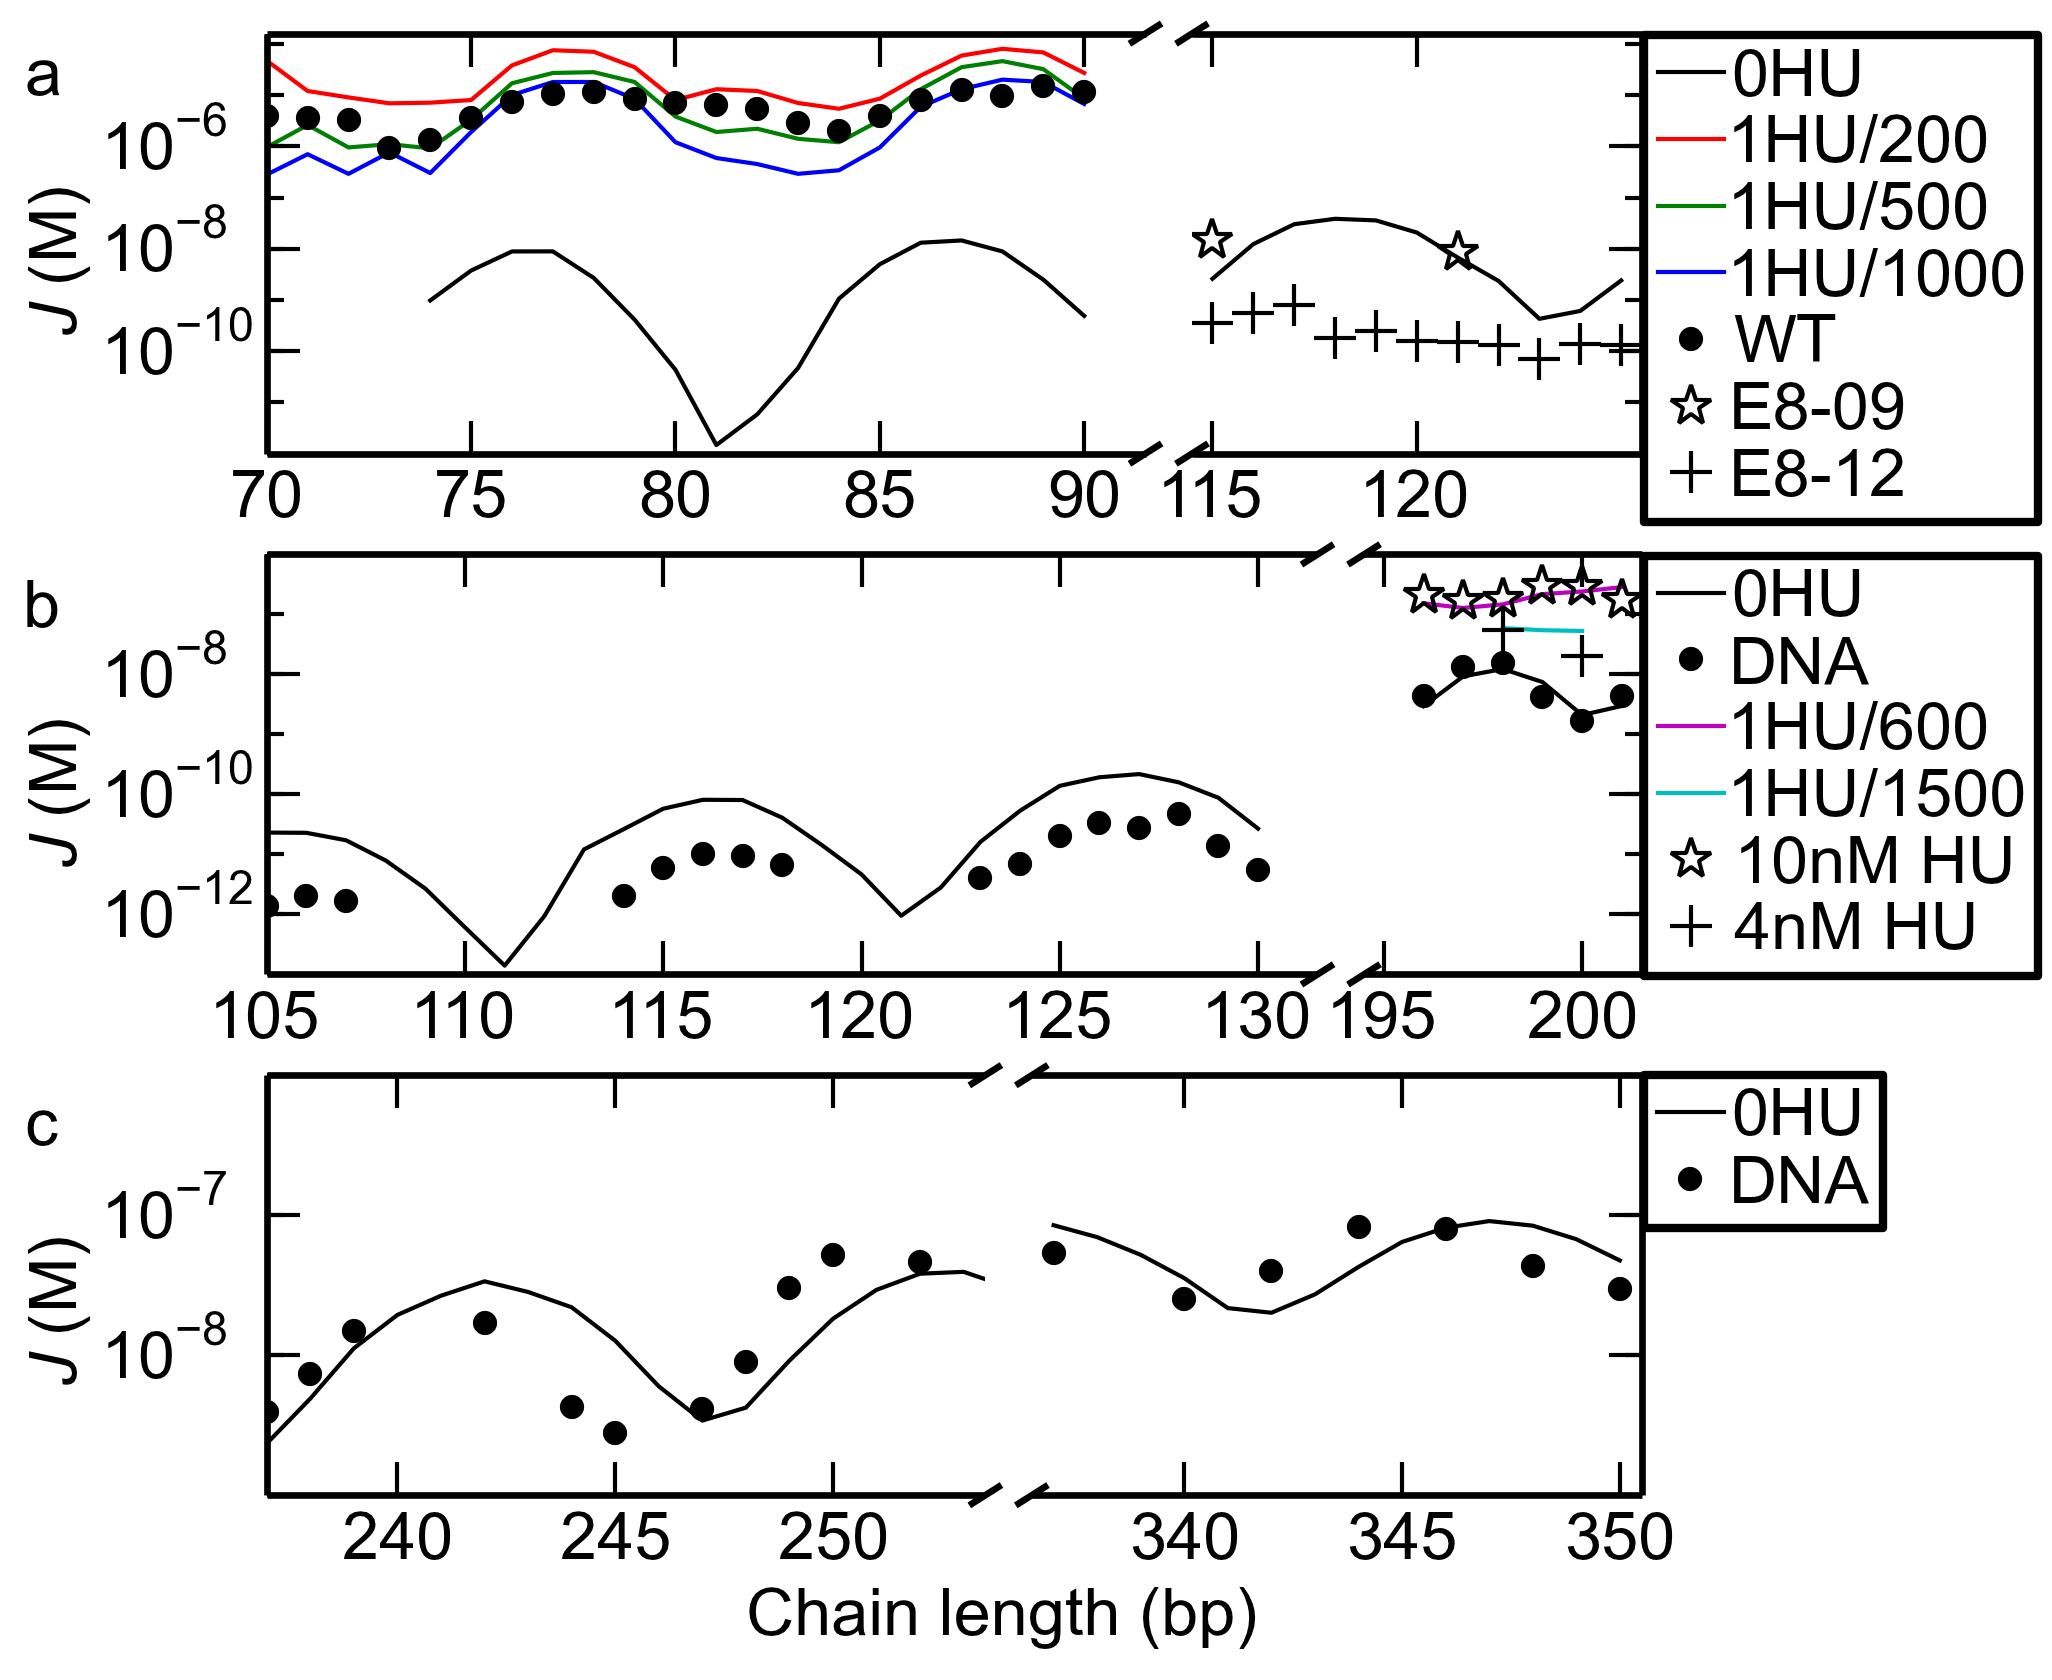

Generate this figure with Python:
# -*- coding: utf-8 -*-
import numpy as np
import pandas as pd
import csv
from matplotlib.pyplot import *
import matplotlib.colors as colors
import matplotlib.gridspec as gridspec

fig=figure(figsize=(3.42,2.8),dpi=600) #is in control
#fig={'figsize':(3.42,5),'dpi':600} #is not in control
font = {'family':'Arial','weight':'normal','size':7} #family is in control for axis labels, size is in control for tick labels only
rc('font', **font)
#rc('figure',**fig)

rcParams.update({'font.size': 8,
			     'backend': 'pdf',
			     'axes.labelsize':  8,
			     'text.fontsize':   8,
			     'legend.fontsize': 8,
			     'xtick.labelsize': 8,
			     'ytick.major.pad': 2,
			     'xtick.major.pad': 2,
			     'ytick.labelsize': 8,
'axes.linewidth': .8,
			     'lines.linewidth': .1,
			     'mathtext.fontset': 'custom',
			     'mathtext.default': "regular",
			     'mathtext.rm': "Arial",
			     'mathtext.it': "Arial:italic",
			     'font.sans-serif': "Arial",
			     'font.family': "Arial",
			     'font.style': 'normal',
			     'text.usetex': False,
			     'savefig.dpi': 600,
			     'figure.dpi': 600})
ax1lim=[70,91.5]
bx1lim=[114.5,125.5]
ax1limratio=float(ax1lim[1]-ax1lim[0])/(bx1lim[1]-bx1lim[0]+ax1lim[1]-ax1lim[0])
bx1limratio=float(bx1lim[1]-bx1lim[0])/(bx1lim[1]-bx1lim[0]+ax1lim[1]-ax1lim[0])
gs1 = gridspec.GridSpec(1,2,width_ratios=[ax1limratio,bx1limratio])
gs1.update(left=0.13, right=0.8,top=0.98, bottom=0.73, wspace=0.07,hspace=0.02)
ax1=subplot(gs1[:,0])
bx1=subplot(gs1[:,1])
ax1.set_xlim(ax1lim)
bx1.set_xlim(bx1lim)
ax1.spines['right'].set_visible(False)
bx1.spines['left'].set_visible(False)
ax1.yaxis.tick_left()
bx1.yaxis.tick_right()
ax1.set_yticklabels(ax1.get_yticks(), ha = 'left')
yax = ax1.get_yaxis()
yax.set_tick_params(pad=20)
ax1.set_yscale('log',subsy=[])
bx1.set_yscale('log',subsy=[])
majorLocator   = MultipleLocator(5)
majorFormatter = FormatStrFormatter('%d')
bx1.xaxis.set_major_locator(majorLocator)
bx1.xaxis.set_major_formatter(majorFormatter)
#ax1.get_yaxis().set_major_formatter(matplotlib.ticker.LogFormatter(base=10**2))
#ax1.get_yaxis().set_major_locator(matplotlib.ticker.LogLocator(base=10**2))
#bx1.get_yaxis().set_major_formatter(matplotlib.ticker.LogFormatter(base=10**2))
#bx1.get_yaxis().set_major_locator(matplotlib.ticker.LogLocator(base=10**2))
ax1.set_yticks([1e-10,1e-8,1e-6])
bx1.set_yticks([1e-10,1e-8,1e-6])
ax1.set_xticks([70,75,80,85,90])
bx1.set_xticks([115,120])
ax1.set_ylim((pow(10,-12),pow(10,-3.8)))
setp(bx1.get_yticklabels(),visible=False)


ax2lim=[105,131.5]
bx2lim=[194.5,201.5]
ax2limratio=float(ax2lim[1]-ax2lim[0])/(bx2lim[1]-bx2lim[0]+ax2lim[1]-ax2lim[0])
bx2limratio=float(bx2lim[1]-bx2lim[0])/(bx2lim[1]-bx2lim[0]+ax2lim[1]-ax2lim[0])
gs2 = gridspec.GridSpec(1,2,width_ratios=[ax2limratio,bx2limratio])
gs2.update(left=0.13, right=0.8,top=0.67, bottom=0.42, wspace=0.07,hspace=0.02)
ax2=subplot(gs2[:,0])
bx2=subplot(gs2[:,1])
ax2.set_xlim(ax2lim)
bx2.set_xlim(bx2lim)
ax2.spines['right'].set_visible(False)
bx2.spines['left'].set_visible(False)
ax2.yaxis.tick_left()
bx2.yaxis.tick_right()
ax2.set_yticklabels(ax1.get_yticks(), ha = 'left')
yax = ax2.get_yaxis()
yax.set_tick_params(pad=20)
ax2.set_yscale('log',subsy=[])
bx2.set_yscale('log',subsy=[])
majorLocator   = MultipleLocator(5)
majorFormatter = FormatStrFormatter('%d')
bx2.xaxis.set_major_locator(majorLocator)
bx2.xaxis.set_major_formatter(majorFormatter)
#ax2.get_yaxis().set_major_formatter(matplotlib.ticker.LogFormatter(base=10**2))
#ax2.get_yaxis().set_major_locator(matplotlib.ticker.LogLocator(base=10**2))
#bx2.get_yaxis().set_major_formatter(matplotlib.ticker.LogFormatter(base=10**2))
#bx2.get_yaxis().set_major_locator(matplotlib.ticker.LogLocator(base=10**2))
ax2.set_ylim((1e-13,1e-6))
ax2.set_yticks([1e-12,1e-10,1e-8])
bx2.set_yticks([1e-12,1e-10,1e-8])
setp(bx2.get_yticklabels(),visible=False)


ax3lim=[237,253.5]
bx3lim=[336.5,350.5]
ax3limratio=float(ax3lim[1]-ax3lim[0])/(bx3lim[1]-bx3lim[0]+ax3lim[1]-ax3lim[0])
bx3limratio=float(bx3lim[1]-bx3lim[0])/(bx3lim[1]-bx3lim[0]+ax3lim[1]-ax3lim[0])
gs3 = gridspec.GridSpec(1,2,width_ratios=[ax3limratio,bx3limratio])
gs3.update(left=0.13, right=0.8,top=0.36, bottom=0.11, wspace=0.07,hspace=0.02)
ax3=subplot(gs3[:,0])
bx3=subplot(gs3[:,1])
ax3.set_xlim(ax3lim)
bx3.set_xlim(bx3lim)
ax3.spines['right'].set_visible(False)
bx3.spines['left'].set_visible(False)
ax3.yaxis.tick_left()
bx3.yaxis.tick_right()
ax3.set_yticklabels(ax1.get_yticks(), ha = 'left')
yax = ax3.get_yaxis()
yax.set_tick_params(pad=20)
ax3.set_yscale('log',subsy=[])
bx3.set_yscale('log',subsy=[])
majorLocator   = MultipleLocator(5)
majorFormatter = FormatStrFormatter('%d')
ax3.xaxis.set_major_locator(majorLocator)
ax3.xaxis.set_major_formatter(majorFormatter)
majorLocator   = MultipleLocator(5)
majorFormatter = FormatStrFormatter('%d')
bx3.xaxis.set_major_locator(majorLocator)
bx3.xaxis.set_major_formatter(majorFormatter)
#ax3.get_yaxis().set_major_formatter(matplotlib.ticker.LogFormatter(base=10**1))
#ax3.get_yaxis().set_major_locator(matplotlib.ticker.LogLocator(base=10**1))
#bx3.get_yaxis().set_major_formatter(matplotlib.ticker.LogFormatter(base=10**1))
#bx3.get_yaxis().set_major_locator(matplotlib.ticker.LogLocator(base=10**1))
ax3.set_yticks([1e-8,1e-7])
bx3.set_yticks([1e-8,1e-7])
ax3.set_ylim((1e-9,1e-6))
setp(bx3.get_yticklabels(),visible=False)


file1="C:\Users\honey66clover\Desktop\Weijuan\DNA\HU\sample pictures2\s8\\file1.csv" 
df1=pd.read_table(file1,sep=',')
x1=df1['bp']
HU0=df1['0HU']
HU200=df1['1HU/200']
HU500=df1['1HU/500']
HU1000=df1['1HU/1000']
wt=df1['WT']
TPM_09=df1['TPM_09']
TPM_12=df1['TPM_12']
ax1HU0,=ax1.plot(x1,HU0,'k',linewidth=0.5)
ax1HU200,=ax1.plot(x1,HU200,'r',linewidth=0.5)
ax1HU500,=ax1.plot(x1,HU500,'g',linewidth=0.5)
ax1HU1000,=ax1.plot(x1,HU1000,'b',linewidth=0.5)
ax1wt,=ax1.plot(x1,wt,'k.',markersize=5)
bx1HU0,=bx1.plot(x1,HU0,'k',linewidth=0.5)
bx1TPM_09,=bx1.plot(x1,TPM_09,'k*',fillstyle='none',markersize=5)
bx1TPM_12,=bx1.plot(x1,TPM_12,'k+',markersize=5)
kwargs = dict(color='k', clip_on=False,linewidth=0.8)
ylim = ax1.get_ylim()
dy=(ylim[1]/ylim[0])**0.02
dx=.01*(ax1lim[1]-ax1lim[0])/ax1limratio
ax1.plot((ax1lim[1]-dx,ax1lim[1]+dx),(ylim[0]/dy,ylim[0]*dy), **kwargs)
ax1.plot((ax1lim[1]-dx,ax1lim[1]+dx), (ylim[1]/dy,ylim[1]*dy), **kwargs)
dx=.01*(bx1lim[1]-bx1lim[0])/bx1limratio
bx1.plot((bx1lim[0]-dx,bx1lim[0]+dx),(ylim[0]/dy,ylim[0]*dy), **kwargs)
bx1.plot((bx1lim[0]-dx,bx1lim[0]+dx), (ylim[1]/dy,ylim[1]*dy), **kwargs)
ax1.set_ylim(ylim)
bx1.set_ylim(ylim)

file2="C:\Users\honey66clover\Desktop\Weijuan\DNA\HU\sample pictures2\s8\\file2.csv" 
df2=pd.read_table(file2,sep=',')
x2=df2['bp']
HU0=df2['0HU']
DNA=df2['DNA']
HU600=df2['1HU/600bp']
HU1500=df2['1HU/1500bp']
HU10nM=df2['10 nM HU']
HU4nM=df2['4 nM HU']
ax2HU0,=ax2.plot(x2,HU0,'k',linewidth=0.5)
ax2DNA,=ax2.plot(x2,DNA,'k.',markersize=5)
bx2HU0,=bx2.plot(x2,HU0,'k',linewidth=0.5)
bx2HU600,=bx2.plot(x2,HU600,'m',linewidth=0.5)
bx2HU1500,=bx2.plot(x2,HU1500,'c',linewidth=0.5)
bx2DNA,=bx2.plot(x2,DNA,'k.',markersize=5)
bx2HU10nM,=bx2.plot(x2,HU10nM,'k*',fillstyle='none',markersize=5)
bx2HU4nM,=bx2.plot(x2,HU4nM,'k+',fillstyle='none',markersize=5)
kwargs = dict(color='k', clip_on=False,linewidth=0.8)
ylim = ax2.get_ylim()
dy=(ylim[1]/ylim[0])**0.02
dx=.01*(ax2lim[1]-ax2lim[0])/ax2limratio
ax2.plot((ax2lim[1]-dx,ax2lim[1]+dx),(ylim[0]/dy,ylim[0]*dy), **kwargs)
ax2.plot((ax2lim[1]-dx,ax2lim[1]+dx), (ylim[1]/dy,ylim[1]*dy), **kwargs)
dx=.01*(bx2lim[1]-bx2lim[0])/bx2limratio
bx2.plot((bx2lim[0]-dx,bx2lim[0]+dx),(ylim[0]/dy,ylim[0]*dy), **kwargs)
bx2.plot((bx2lim[0]-dx,bx2lim[0]+dx), (ylim[1]/dy,ylim[1]*dy), **kwargs)
ax2.set_ylim(ylim)
bx2.set_ylim(ylim)

file3="C:\Users\honey66clover\Desktop\Weijuan\DNA\HU\sample pictures2\s8\\file3.csv" 
df3=pd.read_table(file3,sep=',')
x3=df3['bp']
HU0=df3['0HU']
DNA=df3['DNA']
ax3HU0,=ax3.plot(x3,HU0,'k',linewidth=0.5)
ax3DNA,=ax3.plot(x3,DNA,'k.',markersize=5)
bx3HU0,=bx3.plot(x3,HU0,'k',linewidth=0.5)
bx3DNA,=bx3.plot(x3,DNA,'k.',markersize=5)
kwargs = dict(color='k', clip_on=False,linewidth=0.8)
ylim = ax3.get_ylim()
dy=(ylim[1]/ylim[0])**0.02
dx=.01*(ax3lim[1]-ax3lim[0])/ax3limratio
ax3.plot((ax3lim[1]-dx,ax3lim[1]+dx),(ylim[0]/dy,ylim[0]*dy), **kwargs)
ax3.plot((ax3lim[1]-dx,ax3lim[1]+dx), (ylim[1]/dy,ylim[1]*dy), **kwargs)
dx=.01*(bx3lim[1]-bx3lim[0])/bx3limratio
bx3.plot((bx3lim[0]-dx,bx3lim[0]+dx),(ylim[0]/dy,ylim[0]*dy), **kwargs)
bx3.plot((bx3lim[0]-dx,bx3lim[0]+dx), (ylim[1]/dy,ylim[1]*dy), **kwargs)
ax3.set_ylim(ylim)
bx3.set_ylim(ylim)

ax1.legend((ax1HU0,ax1HU200,ax1HU500,ax1HU1000,ax1wt,bx1TPM_09,bx1TPM_12),('0HU','1HU/200','1HU/500','1HU/1000','WT','E8-09','E8-12'),bbox_to_anchor=(2.053, 1.075),borderpad=0.2,labelspacing=0.1,handlelength=1.,handletextpad=0.15,numpoints=1,fontsize=8)
bx1.legend((ax2HU0,ax2DNA,bx2HU600,bx2HU1500,bx2HU10nM,bx2HU4nM),('0HU','DNA','1HU/600','1HU/1500','10nM HU','4nM HU'),bbox_to_anchor=(1.955, -.164),borderpad=0.2,labelspacing=0.1,handlelength=1.,handletextpad=0.15,numpoints=1,fontsize=8)
ax3.legend((ax3HU0,ax3DNA),('0HU','DNA'),bbox_to_anchor=(2.295, 1.08),borderpad=0.2,labelspacing=0.1,handlelength=1.,handletextpad=0.15,numpoints=1,fontsize=8)
ax3.text(248,pow(10,-10),'Chain length (bp)',fontsize=8)
ax3.text(231.5,pow(10,0),r'$\mathit{J}$'+' (M)',rotation='vertical',fontsize=8)
ax3.text(231.5,pow(10,-3.8),r'$\mathit{J}$'+' (M)',rotation='vertical',fontsize=8)
ax3.text(231.5,pow(10,-7.5),r'$\mathit{J}$'+' (M)',rotation='vertical',fontsize=8)
ax3.text(231.5,pow(10,1),'a',fontsize=8)
ax3.text(231.5,pow(10,-2.8),'b',fontsize=8)
ax3.text(231.5,pow(10,-6.5),'c',fontsize=8)


savefig('C:\Users\honey66clover\Desktop\Weijuan\DNA\HU\sample pictures2\s8\s8.1.png',dpi=600)